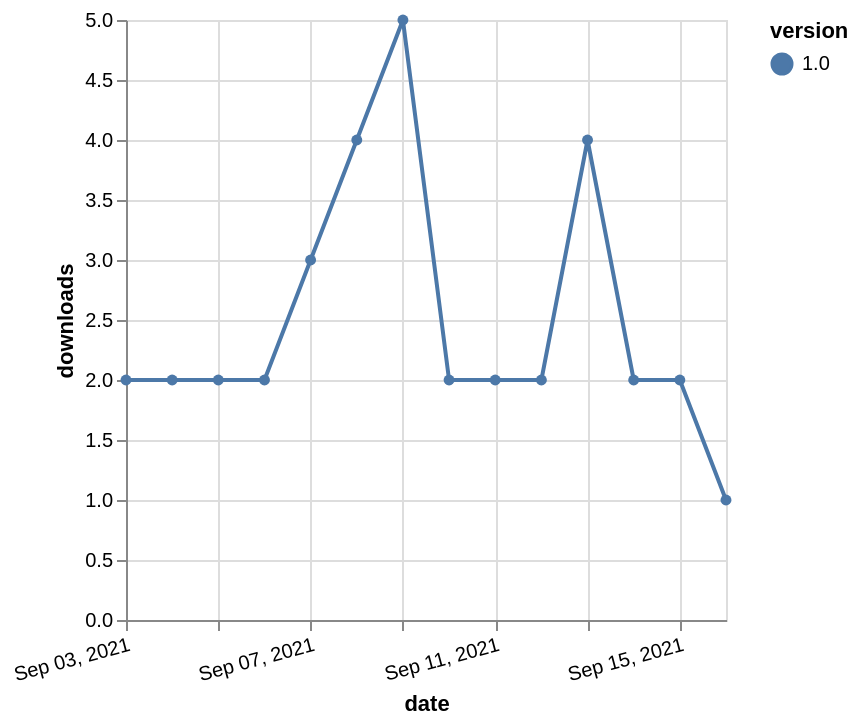

Express this chart as Vega-Lite.
### Vega-Lite specification from a JSON file in a GitHub repository (floating-point values rounded to 4 significant figures)
{"$schema": "https://vega.github.io/schema/vega-lite/v5.json", "description": "A simple bar chart with embedded data.", "data": {"values": [{"date": "2021-09-03", "total": 2329, "delta": 2, "version": "1.0"}, {"date": "2021-09-04", "total": 2331, "delta": 2, "version": "1.0"}, {"date": "2021-09-05", "total": 2333, "delta": 2, "version": "1.0"}, {"date": "2021-09-06", "total": 2335, "delta": 2, "version": "1.0"}, {"date": "2021-09-07", "total": 2338, "delta": 3, "version": "1.0"}, {"date": "2021-09-08", "total": 2342, "delta": 4, "version": "1.0"}, {"date": "2021-09-09", "total": 2347, "delta": 5, "version": "1.0"}, {"date": "2021-09-10", "total": 2349, "delta": 2, "version": "1.0"}, {"date": "2021-09-11", "total": 2351, "delta": 2, "version": "1.0"}, {"date": "2021-09-12", "total": 2353, "delta": 2, "version": "1.0"}, {"date": "2021-09-13", "total": 2357, "delta": 4, "version": "1.0"}, {"date": "2021-09-14", "total": 2359, "delta": 2, "version": "1.0"}, {"date": "2021-09-15", "total": 2361, "delta": 2, "version": "1.0"}, {"date": "2021-09-16", "total": 2362, "delta": 1, "version": "1.0"}]}, "width": "container", "mark": {"type": "line", "point": {"filled": true}}, "encoding": {"x": {"field": "date", "type": "temporal", "timeUnit": "yearmonthdate", "title": "date", "axis": {"labelAngle": -15}}, "y": {"field": "delta", "type": "quantitative", "title": "downloads"}, "color": {"field": "version", "type": "nominal"}, "tooltip": {"field": "delta"}}}
